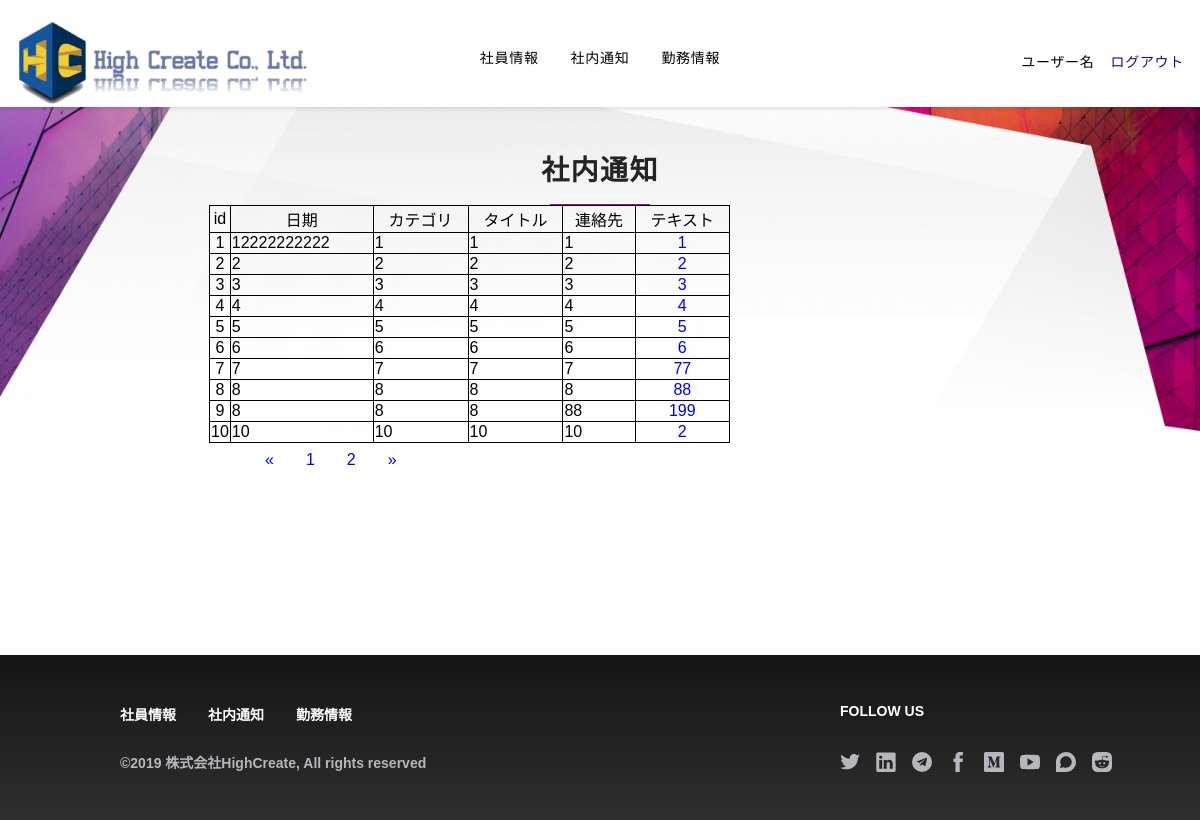
Page /notice/ (signed in) on the committed database.
### homepage/models.py (models this page shows)
class noticeInfo(models.Model):
    userId = models.CharField(primary_key=True, max_length=20, verbose_name='userId')
    userName = models.CharField(blank=True, max_length=100, verbose_name='userName')
    userData = models.CharField(blank=True, max_length=100, verbose_name='userData')
    userCategory = models.CharField(blank=True, max_length=100, verbose_name='userCategory')
    userTitle = models.CharField(blank=True, max_length=100, verbose_name='userTitle')
    userContact = models.CharField(blank=True, max_length=100, verbose_name='userContact')
    userText = models.CharField(blank=True, max_length=200, verbose_name='userText')
    class Meta:
        managed = False
        db_table = 'noticeInfo'

### homepage/officeviews.py (the view)
# urls.py: path('notice/', officeviews.notice, name='notice'),
def notice(request):
    page = request.GET.get('page')
    if page:
        page = int(page)
    else:
        page = 1
    settings_name = request.session.get('userName')
    detail_info = models.noticeInfo.objects.filter(userName=settings_name)
    authority = models.userInfo.objects.get(userName=settings_name).Authority
    if authority == 1:
        detail_info = models.noticeInfo.objects.all()
        paginator = Paginator(detail_info, 10)
        page_num = paginator.num_pages
        page_article_list = paginator.page(page)
        if page_article_list.has_next():
            next_page = page + 1
        else:
            next_page = page
        if page_article_list.has_previous():
            previous_page = page - 1
        else:
            previous_page = page
        return render(request, 'notice.html',
                      {
                          'detail_info': page_article_list,
                          'page_num': range(1, page_num + 1),
                          'curr_page': page,
                          'next_page': next_page,
                          'previous_page': previous_page
                      }
                      )
    else:
        detail_info = models.noticeInfo.objects.all()
        paginator = Paginator(detail_info, 10)
        page_num = paginator.num_pages
        page_article_list = paginator.page(page)
        if page_article_list.has_next():
            next_page = page + 1
        else:
            next_page = page
        if page_article_list.has_previous():
            previous_page = page - 1
        else:
            previous_page = page
        return render(request, 'notices.html',
                      {
                          'detail_info': page_article_list,
                          'page_num': range(1, page_num + 1),
                          'curr_page': page,
                          'next_page': next_page,
                          'previous_page': previous_page
                      }
                      )

### templates/notices.html (shortened to what this page needs)
{% extends 'officebase.html' %} {% block title %}社内通知 | HighCreate{% endblock %} {% block content %}
    <div class="p-3 bg-center bg-top bg-white mx-auto relative xl:p-0 PageWrap__ContentContainer-kkdcvd-0 dzVwN"
         id="site-content" ng-controller="ScrollController" data-ng-init="init('{{ jumpflag }}')">
        <div classnames="">
            <div class="Mantel__Container-sc-90mahe-0 loqmwV">
                <header>
                    <h1 class=" font-sans text-charcoal tracking-wide uppercase text-center pb-2 font-black uppercase md:text-3xl text-3xl">
                        社内通知</h1>
                    <div class=" h-px bg-magenta mx-auto" style="width: 100px;">
                    </div>
                </header>
            </div>
            <div class="Technology__SectionContainer-sc-1uzfb71-0 dnLgNL">
                <table class="table table-bordered ">
                   <tr class="text-center">
                        <td style="width: 4%;">id</td>
                        <td>日期</td>
                        <td>カテゴリ</td>
                        <td>タイトル</td>
                        <td>連絡先</td>
                        <td>テキスト</td>
                    </tr>
                    {% for detail_info in detail_info %}
                      <tr>
                            <td class="text-center">{{ detail_info.userId }}</td>
                            <td>{{ detail_info.userData }}</td>
                            <td>{{ detail_info.userCategory }}</td>
                            <td>{{ detail_info.userTitle }}</td>
                            <td>{{ detail_info.userContact }}</td>
                            <td class="text-center">
                                <a class="btn btn-default btn-xs"
                                   href="/notices/{{ detail_info.userId }}">{{ detail_info.userText }}</a>
                            </td>
                        </tr>
                    {% endfor %}
                </table>
                <div class="boby-footer">
                    <div class="col-md-5 col-md-offset-5">
                        <nav aria-label="Page navigation">
                            <ul class="pagination">
                                <li>
                                    <a href="?page={{ previous_page }}" aria-label="Previous">
                                        <span aria-hidden="true">&laquo;</span>
                                    </a>
                                </li>
                                {% for num in page_num %}
                                    <li><a href="?page={{ num }}">{{ num }}</a></li>
                                {% endfor %}
                                <li>
                                    <a href="?page={{ next_page }}" aria-label="Next">
                                        <span aria-hidden="true">&raquo;</span>
                                    </a>
                                </li>
                            </ul>
                        </nav>
                    </div>
                </div>
            </div>
        </div>
    </div>
{% endblock %}

### homepage/static/css/index_sub.css (style rules this page uses)
.loqmwV { padding-top: 20%; overflow: hidden; margin: -1.5rem -1.5rem 0px; }
@media (min-width: 576px) { .loqmwV { padding-top: 9%; } }
@media (min-width: 992px) { .loqmwV { padding-top: 1%; padding-top: 5rem; } }
@media (min-width:1200px) { .loqmwV { padding-top: 4%; margin: 0; } }
@media (min-width: 321px) { .dzVwN { background: url(../pic/economic_policy-mobile-2x.jpg) center top / 100% no-repeat; } }
@media (min-width: 992px) { .dzVwN { background: url(../pic/economic_policy-desktop.jpg) center top / 100% no-repeat; } }
@media (min-width: 992px) { .dzVwN { min-height: 460px; } }
.dnLgNL { padding-left: 1rem; padding-right: 1rem; margin-left: auto; margin-right: auto; max-width: 50.875rem; }

### homepage/static/css/contact_main.css (style rules this page uses)
body { margin: 0 }

### templates/notices.html (style rules this page uses)
table { border-collapse: collapse; }
table, td, th { border: 1px solid black; }
li { list-style: none; float: left; padding: 8px 16px; text-decoration: none; }
a { text-decoration: none; }

### rows in the picture
noticeInfo: userId "1", userData "12222222222", userCategory "1", userTitle "1", userContact "1", userText "1"
noticeInfo: userId "2", userData "2", userCategory "2", userTitle "2", userContact "2", userText "2"
noticeInfo: userId "3", userData "3", userCategory "3", userTitle "3", userContact "3", userText "3"
noticeInfo: userId "4", userData "4", userCategory "4", userTitle "4", userContact "4", userText "4"
noticeInfo: userId "5", userData "5", userCategory "5", userTitle "5", userContact "5", userText "5"
noticeInfo: userId "6", userData "6", userCategory "6", userTitle "6", userContact "6", userText "6"
noticeInfo: userId "7", userData "7", userCategory "7", userTitle "7", userContact "7", userText "77"
noticeInfo: userId "8", userData "8", userCategory "8", userTitle "8", userContact "8", userText "88"
noticeInfo: userId "9", userData "8", userCategory "8", userTitle "8", userContact "88", userText "199"
noticeInfo: userId "10", userData "10", userCategory "10", userTitle "10", userContact "10", userText "2"

### other values in the picture
{{ num }} "1" "2"
